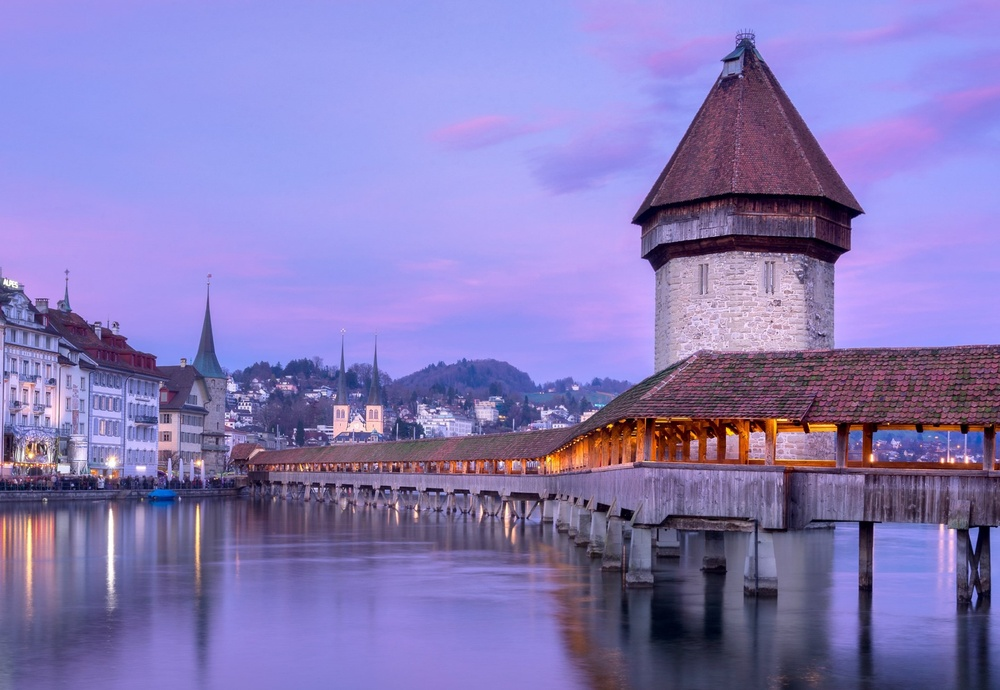
#> input picture src/iop/exposure/frame1.jpg, 1000 x 690 px, shrunk from 1846 x 1273 before the run; its folder holds only this picture in this run
$ python test_deflicker.py
#> lines starting #> are read from the running program, lines starting #| are printed output that depends on the picture
#> in main, img is the input picture: PIL image 1000x690 RGB; mean R, G, B 134, 122.2, 183.8
### src/iop/exposure/exposure.py
"""
exposure.py – minimal, self-contained re-implementation of Darktable’s
“exposure” module (computation part, no GUI).

author : chatGPT (2025-07-07)
license: MIT
-----------------------------------------------------------------------
Implemented features
1. Manual mode
   out = (in - black) * 2 ** EV
2. Automatic “deflicker” mode (for whole image sequences)
   • pick the N-th percentile of the raw histogram
   • compute how many EV this value is below the sensor white point
   • add/subtract the difference to reach a user chosen target level
3. Optional compensation of the camera exposure bias (Exif tag “ExposureBiasValue”)
4. Area exposure mapping helpers (measure + correct) – work on Lab lightness
   (ROI interface only, no on-screen picker)
-----------------------------------------------------------------------
External packages
  pip install pillow numpy
-----------------------------------------------------------------------
"""

from __future__ import annotations
import math
import pathlib
from dataclasses import dataclass, asdict
from typing import Sequence, Tuple, Iterable

import numpy as np
from PIL import Image, TiffImagePlugin, JpegImagePlugin

#############################
# 1. colour helpers (sRGB)  #
#############################
_D65 = (95.047, 100.0, 108.883)
# sRGB linear transform matrix (IEC 61966-2-1)
_M_SRGB_TO_XYZ = np.array([[0.4124564, 0.3575761, 0.1804375],
                           [0.2126729, 0.7151522, 0.0721750],
                           [0.0193339, 0.1191920, 0.9503041]], dtype=np.float32)


# [28 lines left out: functions _srgb_to_linear, _rgb_to_lab, _lab_to_lch, not called in this run]


#############################
# 2. parameter container    #
#############################
class Mode:
    MANUAL = "manual"
    DEFLICKER = "deflicker"


@dataclass
class ExposureParams:
    mode: str = Mode.MANUAL
    exposure: float = 0.0                  # EV
    black: float = 0.0                     # offset (0-1 float for processed data)
    deflicker_percentile: float = 50.0     # %
    deflicker_target_level: float = -4.0   # EV
    compensate_exposure_bias: bool = False

    # raw meta (used only by deflicker). provide sensor black + white for each image
    raw_black_level: int = 0
    raw_white_point: int = 65535


##################################
# 3. core exposure manipulation  #
##################################
def _ev_to_white(ev: float) -> float:
    """EV -> white level coefficient"""
    return 2.0 ** (-ev)


def _white_to_ev(white: float) -> float:
    return -math.log2(max(white, 1e-20))


def apply_exposure(img: np.ndarray, p: ExposureParams, exif_bias: float = 0.0) -> np.ndarray:
    """
    img : float32 array 0-1 (RGB or gray).
    Returns new float32 array 0-1 (clipped).
    """
    ev = p.exposure
    if p.compensate_exposure_bias:
        ev -= exif_bias

    # deflicker overrides ev
    if p.mode == Mode.DEFLICKER:
        ev += _compute_deflicker_correction(img, p)

    white = _ev_to_white(ev)
    scale = 1.0 / (white - p.black)

    out = (img - p.black) * scale
    return np.clip(out, 0.0, 1.0)


#############################
# 4. deflicker computation  #
#############################
def _raw_to_ev(raw: int, p: ExposureParams) -> float:
    raw_max = p.raw_white_point - p.raw_black_level
    raw_val = max(raw - p.raw_black_level, 1)
    return -math.log2(raw_max) + math.log2(raw_val)


def _compute_deflicker_correction(img: np.ndarray, p: ExposureParams) -> float:
    """
    Works on a luminance version of the image (can be RGB 8/16 or a raw frame already).
    """
    # If already a 2-D raw array (16-bit), use it directly for histogram.
    if img.ndim == 2:
        raw16 = img.astype(np.uint16)
    else:  # RGB – approximate luminance into 16-bit space
        y = (img[..., 0] * 0.2126 + img[..., 1] * 0.7152 + img[..., 2] * 0.0722)
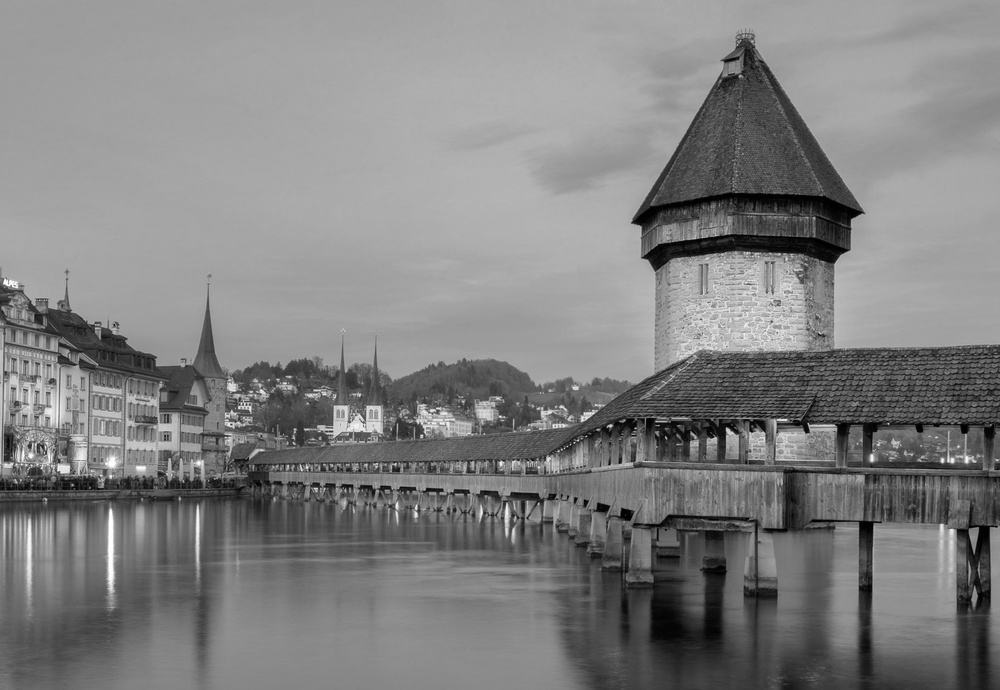
#> y: shape (690, 1000) float32; min 0, max 1, mean 0.507
        raw16 = np.round(y * 65535).astype(np.uint16)

    # percentile
    thr = p.deflicker_percentile
    raw_val = int(np.percentile(raw16, thr))
#> raw_val = 21696
    ev = _raw_to_ev(raw_val, p)
#> ev = -1.59
    correction = p.deflicker_target_level - ev
#> correction = 0.0948
    return correction


##################################################
# 5. area exposure mapping (measure / correct)   #
##################################################
# [33 lines left out: functions measure_roi_lightness, correct_exposure_for_roi, not called in this run]


#############################
# 6. I/O utilities          #
#############################
def _pil_to_float(img: Image.Image) -> np.ndarray:
    arr = np.asarray(img)
    if arr.dtype == np.uint16:
        return arr.astype(np.float32) / 65535.0
    else:  # uint8
        return arr.astype(np.float32) / 255.0


def _float_to_pil(arr: np.ndarray) -> Image.Image:
    arr = np.clip(arr * 255, 0, 255).astype(np.uint8)
    return Image.fromarray(arr)


# [52 lines left out: functions _read_exif_bias, main, not called in this run]


# [38 lines that do not run on import are left out]

### src/iop/exposure/test_deflicker.py
# test_deflicker.py
from exposure import apply_exposure, _compute_deflicker_correction, ExposureParams, Mode, _pil_to_float, _float_to_pil
from PIL import Image
import numpy as np, glob

def main():
    files = sorted(glob.glob("frame*.jpg"))
    # 设定：deflicker 百分位 20%，目标 EV=-1.5
    params = ExposureParams(
        mode                    = Mode.DEFLICKER,
        deflicker_percentile    = 20.0,
        deflicker_target_level  = -1.5,
        raw_black_level         = 0,
        raw_white_point         = 65535
    )
    for f in files:
        img = Image.open(f).convert("RGB")
        arr = _pil_to_float(img)
        corr = _compute_deflicker_correction(arr, params)
#> corr = 0.0948
        out = apply_exposure(arr, params)
#> in apply_exposure, `white = _ev_to_white(ev)`: white = 0.936
#> in apply_exposure, `scale = 1.0 / (white - p.black)`: scale = 1.07
        print(f"{f}: deflicker correction = {corr:.3f} EV, new exposure={params.exposure:.3f}")
#| frame1.jpg: deflicker correction = 0.095 EV, new exposure=0.000
        _float_to_pil(out).save("out_"+f)

if __name__ == "__main__":
    main()
